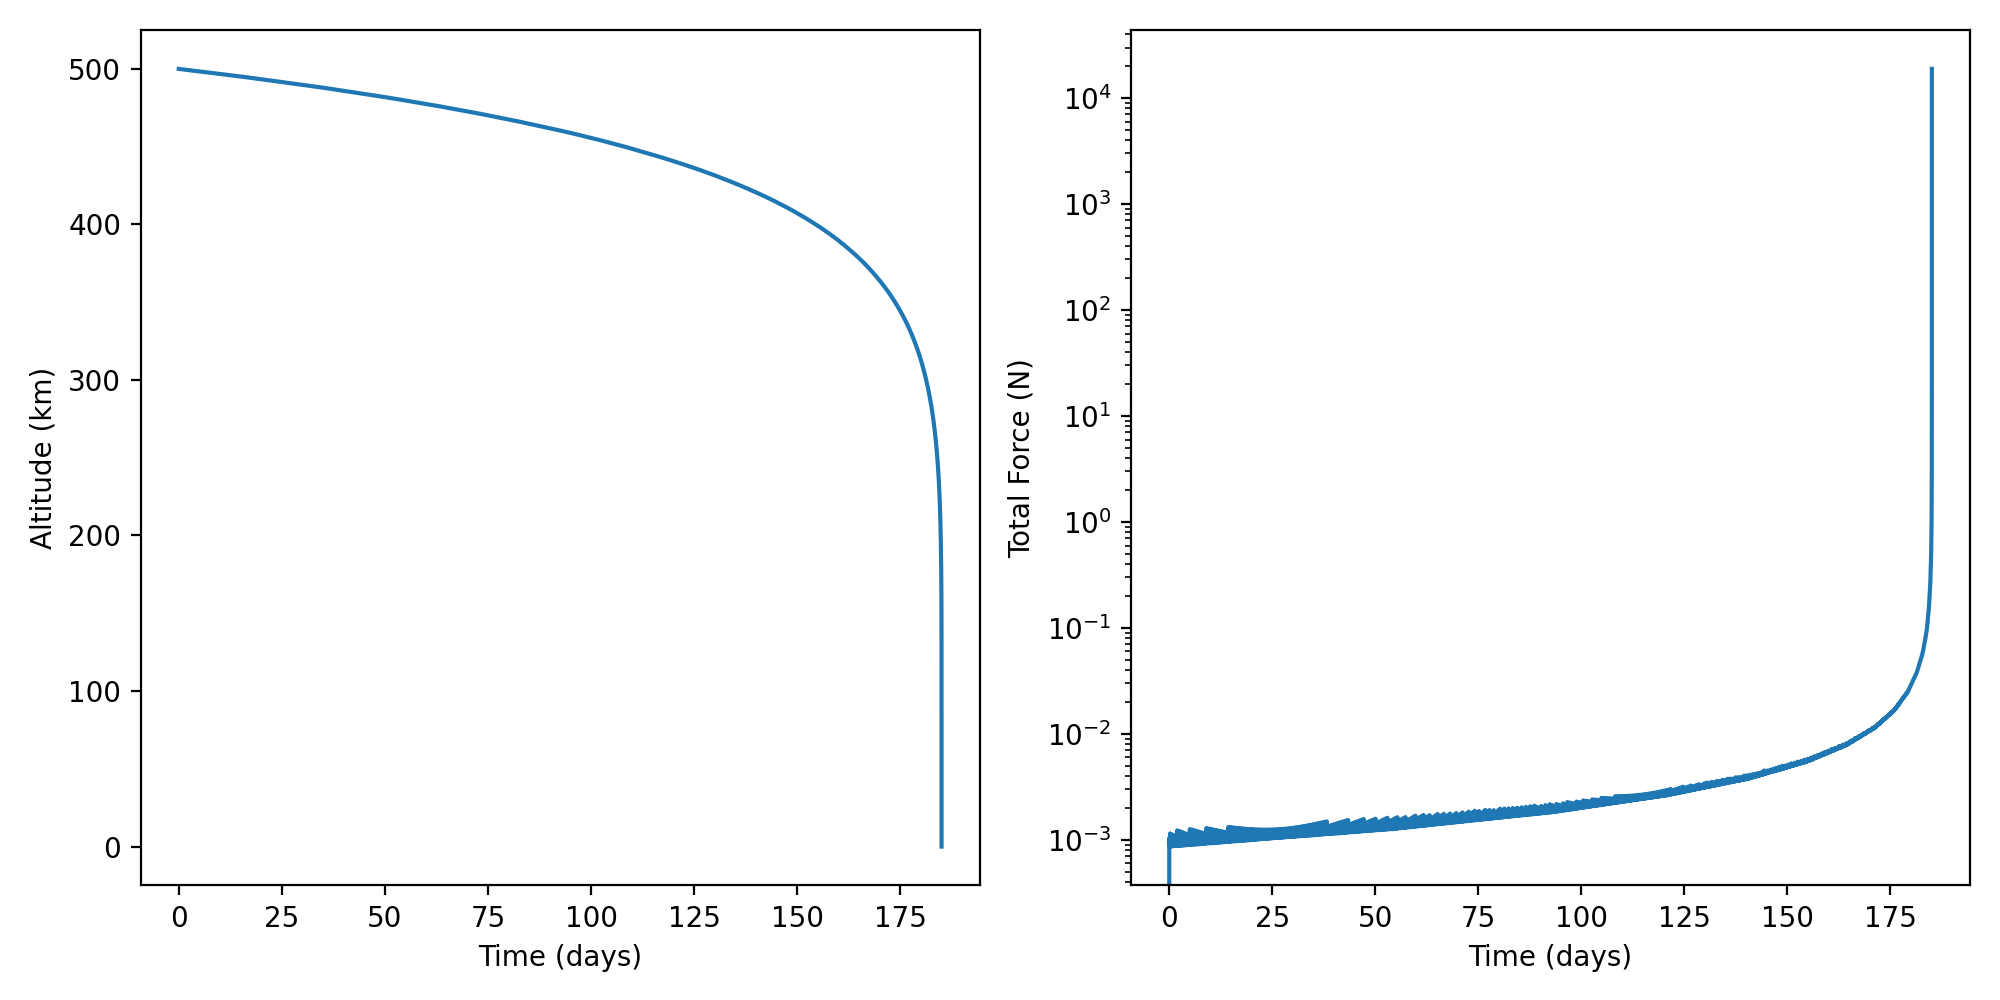

Write the Python code that produced this figure.
import numpy as np
import pandas as pd
import matplotlib.pyplot as plt

# https://www.sciencedirect.com/book/9780323992992/attitude-dynamics-and-control-of-space-debris-during-ion-beam-transportation
P_SRP = 4.54e-6  # N/m^2
A = 35.0  # m^2
C_R_reflecting = 1.9
C_R_absorbing = 1.1

isa = pd.read_csv("atmosphere_data.csv", comment="#")
Cd = 1.4  # https://en.wikipedia.org/wiki/Drag_coefficient

G = 6.67430e-11  # m^3/kg/s^2
M = 5.972e24  # kg
R = 6371e3  # m
m = 500  # kg

h = 500e3  # m
t = [0.0]
dt = 3600  # s
altitudes = [h]
angles = [0.0]
total_force = [0.0]


def get_dt(h):
    if h > 250e3:
        return 3600
    elif h > 100e3:
        return 10
    else:
        return 10


while h > 0:
    dt = get_dt(h)
    F_g = G * M * m / (R + h) ** 2
    omega = np.sqrt(F_g / (m * (R + h)))
    A_n = A * np.cos(np.sum(angles) + omega * dt)
    angles.append(omega * dt)
    earth_shadow_angle = np.arcsin(R / (R + h))
    current_angle = (np.sum(angles) + omega * dt) % (2 * np.pi)
    if (current_angle > np.pi - earth_shadow_angle) and (current_angle < np.pi):
        C_R = -C_R_reflecting
    elif (current_angle > np.pi) and (current_angle < 2 * np.pi - earth_shadow_angle):
        C_R = C_R_absorbing
    else:
        C_R = 0
    F_SRP = P_SRP * A_n * C_R

    # Calculate the current orbital velocity
    v = np.sqrt(F_g * (R + h) / m)

    density = np.interp(h / 1000, isa["Altitude(km)"], isa["Density(kg/m^3)"])
    F_ATM_DRAG = -0.5 * Cd * A * density * v**2

    # Calculate the change in velocity due to F_SRP
    delta_v = (F_SRP + F_ATM_DRAG) * dt / m

    # Update the velocity
    v_new = v - delta_v

    # Calculate the new altitude using the updated velocity
    h_new = (G * M / (v_new**2)) - R

    # Append the new altitude to the list
    altitudes.append(h_new)

    # Update the altitude
    h = h_new

    # Update the time
    t.append(t[-1] + dt / 60 / 60 / 24)
    total_force.append(np.abs(F_SRP + F_ATM_DRAG))
    print(f"Time: {t[-1]:.2f} days, Altitude: {h / 1000:.2f} km")

# Plot the altitude vs. time
altitudes = altitudes[:-1]
altitudes.append(0)
altitudes = np.array(altitudes) / 1000

fig, ax = plt.subplots(1, 2, dpi=200)

ax[0].plot(t, altitudes)
ax[0].set_xlabel("Time (days)")
ax[0].set_ylabel("Altitude (km)")

ax[1].plot(t, total_force)
ax[1].set_yscale("log")
ax[1].set_xlabel("Time (days)")
ax[1].set_ylabel("Total Force (N)")

fig.tight_layout()
fig.savefig("sail.png")
